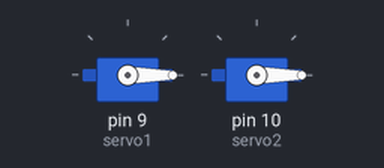
The sketch below on a simulated Arduino Uno, built with avr-gcc and run on an emulated ATmega328P. Parts: 2 × servo.

Above: at 0.1 s.
At 4.4 s:
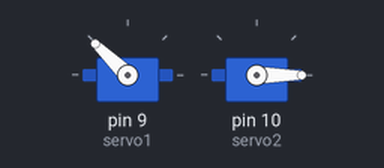
At 9.0 s:
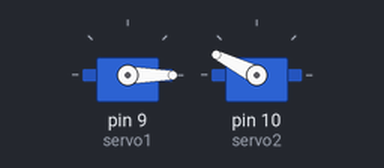
At 18.1 s:
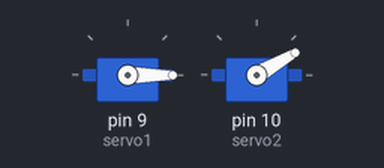
Timing chart, 0 to 19.9 s (numbered marks = the images above):
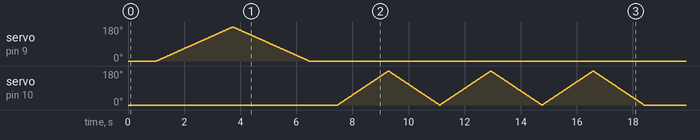

The sketch:

code.ino
```cpp
#include <Servo.h>

Servo servo1;
Servo servo2;

void sweepServo(Servo& s, int from, int to, int delayTime = 15) {
  if (from < to) {
    for (int pos = from; pos <= to; pos++) {
      s.write(pos);
      delay(delayTime);
    }
  } else {
    for (int pos = from; pos >= to; pos--) {
      s.write(pos);
      delay(delayTime);
    }
  }
}

void setup() {
  servo1.attach(9);   // First servo on pin 9
  servo2.attach(10);  // Second servo on pin 10

  // Move both servos to 0° initially
  servo1.write(0);
  servo2.write(0);
  delay(1000);  // Let them settle

  // === First Servo Movement ===
  sweepServo(servo1, 0, 180);  // Move up to 120
  sweepServo(servo1, 180, 0);  // Return to 0
  delay(1000);                 // Wait before starting second servo

  // === Second Servo Movement ===
  for (int i = 0; i < 3; i++) {
    sweepServo(servo2, 0, 180, 10);
    sweepServo(servo2, 180, 0, 10);
  }
  // sweepServo(servo2, 0, 180, 10);
  // Return second servo to 0° explicitly
  // servo2.write(0);
}

void loop() {
  // No repeat
}
```
